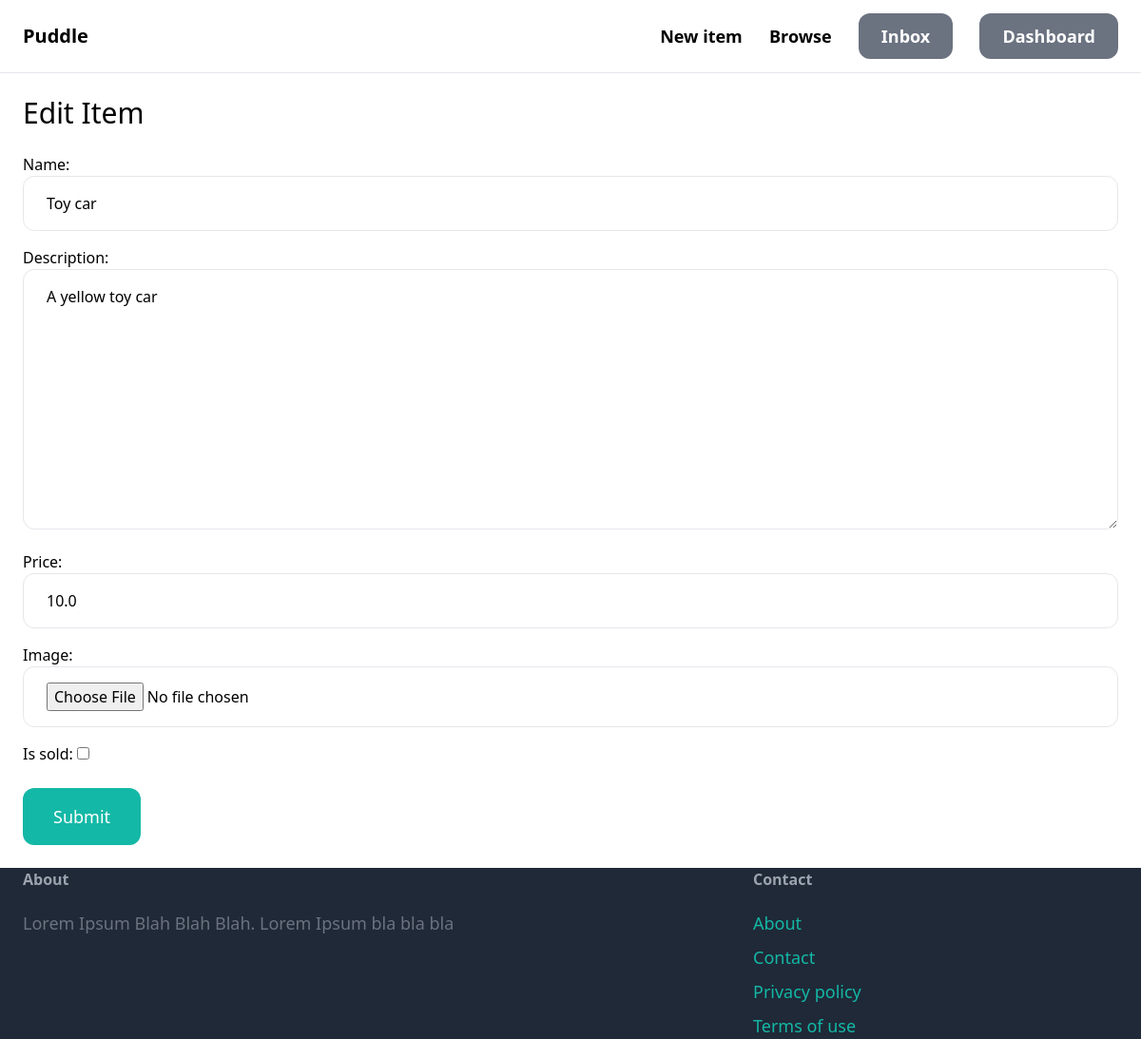
The page /item/3/update/ (signed in) on the database as committed earlier.
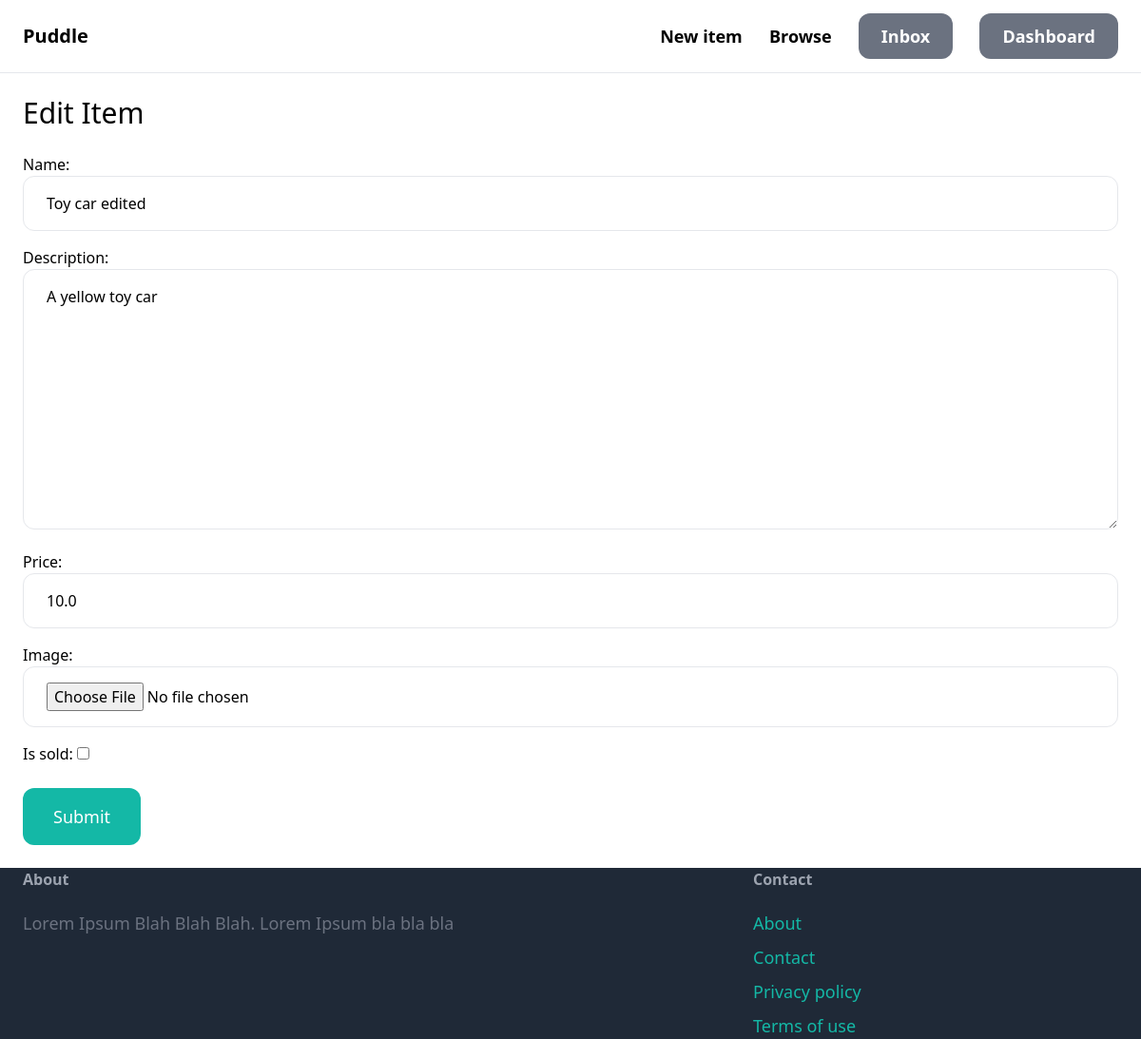
The same page on the database as committed later.
### item/models.py (models this page shows, shortened)
class Item(models.Model):
    category = models.ForeignKey(Category, related_name='items', on_delete=models.CASCADE)
    name = models.CharField(max_length=255)
    description = models.TextField(blank=True, null=True)
    price = models.FloatField()
    image = models.ImageField(upload_to='item_images', blank=True, null=True)
    is_sold = models.BooleanField(default=False)
    created_at = models.DateTimeField(auto_now_add=True)
    created_by = models.ForeignKey(User, related_name='items', on_delete=models.CASCADE)
    class Meta:
        verbose_name_plural = 'items'

### item/views.py (the view)
# urls.py: path('<int:pk>/update/', views.edit_item, name='edit'),
@login_required
def edit_item(request, pk):
    item = get_object_or_404(Item, pk=pk, created_by=request.user)
    if request.method == 'POST':
        form = EditItemForm(instance=item, data=request.POST, files=request.FILES)
        if form.is_valid():
            form.save()
            return redirect('item:detail', pk=item.id)
    else:
            form = EditItemForm(instance=item)
    context = {
        'form': form,
        'title': 'Edit Item',
    }
    return render(request, 'item/form.html', context)

### item/forms.py
class EditItemForm(forms.ModelForm):
    class Meta:
        model = Item
        fields = ['name', 'description', 'price', 'image', 'is_sold']
        widgets = {
            'name' : forms.TextInput(attrs={
                'class': INPUT_CLASSES,
            }),
            'description' : forms.Textarea(attrs={
                'class': INPUT_CLASSES,
            }),
            'price' : forms.NumberInput(attrs={
                'class': INPUT_CLASSES,
            }),
            'image' : forms.FileInput(attrs={
                'class': INPUT_CLASSES,
            }),
        }

### item/templates/item/form.html (shortened to what this page needs)
{% extends 'base.html' %}
{% block content %}
    <h1 class="mb-6 text-3xl">{{ title }}</h1>
    <form action="." method="POST" enctype="multipart/form-data">
        <div class="space-y-4">
            {{ form.as_p }}
        </div>
        <button class="mt-6 py-4 px-8 text-lg bg-teal-500 hover:bg-teal-700 rounded-xl text-white">Submit</button>
    </form>
{% endblock content %}

Rows that differ between the two databases and show on the page:
changed Item "A yellow toy car": name "Toy car" → "Toy car edited"
